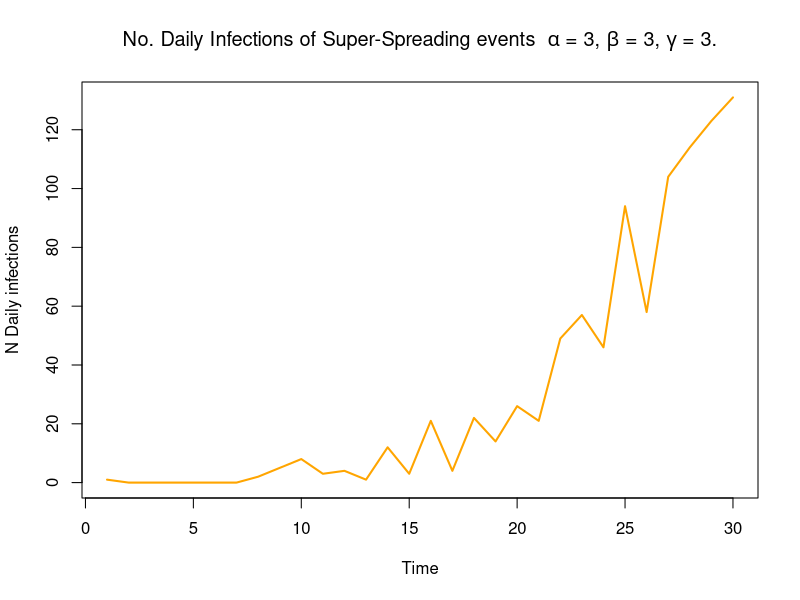
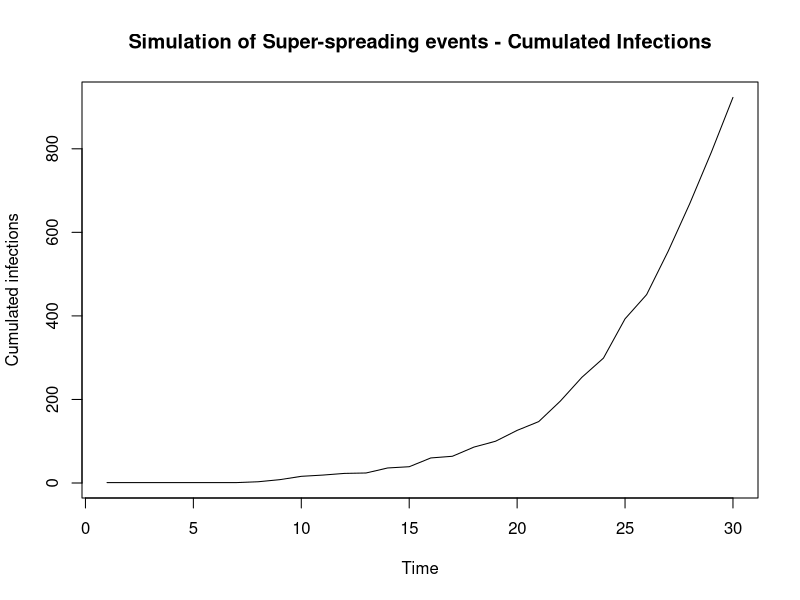

Recreate these plots in R, in order. (Note: this script raises an error after producing the figures.)
#****************************************************************************************************
# #Simulation super-spreading Plots

#Simulate Branching Process
#par(mar=c(1,1,1,1))

#Parameters
num_days = 30 #100
shape_gamma = 6
scale_gamma = 1
alphaX = 1 #Without ss event, ~r0. 

#Function
simulate_branching_ss = function(num_days, shape_gamma, scale_gamma, alphaX, betaX, gammaX) {
  'Simulate an epidemic with Superspreading events
  prop_ss = Proportion of superspreading days
  magnitude_ss = increased rate of superspreading event'
  
  #Set up
  total_infecteds = vector('numeric', num_days)
  nsse_infecteds = vector('numeric', num_days)
  sse_infecteds = vector('numeric', num_days)
  total_infecteds[1] = 1
  nsse_infecteds[1] = 1
  sse_infecteds[1] = 0
  
  #Infectiousness (Discrete gamma) - I.e 'Infectiousness Pressure' - Sum of all people
  #Explanation: Gamma is a continuous function so integrate over the density at that point in time (today - previous day)
  prob_infect = pgamma(c(1:num_days), shape = shape_gamma, scale = scale_gamma) - pgamma(c(0:(num_days-1)), shape = shape_gamma, scale = scale_gamma)
  
  #Days of Infection Spreading
  for (t in 2:num_days) {
    
    #Regular infecteds (tot_rate = lambda) fix notation
    lambda_t = sum(nsse_infecteds[1:(t-1)]*rev(prob_infect[1:(t-1)])) #?Why is it the reversed probability
    tot_rate = alphaX*lambda_t #Product of infecteds & their probablilty of infection along the gamma dist at that point in time
    nsse_infecteds[t] = rpois(1, tot_rate) #Assuming number of cases each day follows a poisson distribution. Causes jumps in data 
    
    #Super-spreaders
    n_t = rpois(1, betaX*lambda_t) #Number of super-spreading events (beta)
    
    if (n_t > 0){
      sse_infecteds[t] = rpois(1, gammaX*n_t) #z_t: Total infecteds due to super-spreading event - num of events x Num individuals
    }
    
    total_infecteds[t] = nsse_infecteds[t] + sse_infecteds[t]
  }
  
  total_infecteds
}

#Implement
alphaX = 3
betaX = 3
gammaX = 3
num_days = 30
start_time = Sys.time()
x = simulate_branching_ss(num_days, shape_gamma, scale_gamma, alphaX, betaX, gammaX)
end_time = Sys.time()
time_elap = end_time - start_time
#print(time_elap)
x

#Plots
plot.ts(x, ylab = "N Daily infections",
        main = expression(paste('No. Daily Infections of Super-Spreading events  ', alpha, ' = 3, ', beta, ' = 3, ', gamma, ' = 3.')),
        col = 'orange', lwd = 2)
cum_data <- cumsum(x)
plot.ts(cum_data, ylab = "Cumulated infections", main = 'Simulation of Super-spreading events - Cumulated Infections')


#*********************************************************************
#Plots
plot_variations = function(list_r0, list_scale_shape, num_days){
  #Plot
  par(mfrow=c(3,5))
  for (shape_scale in list_scale_shape){
    shape_gamma = shape_scale[[1]]
    scale_gamma = shape_scale[[2]]
    for (r0 in list_r0){
      num_daily = simulate_branching_ss(num_days, r0, shape_gamma, scale_gamma)
      plot.ts(num_daily,lwd = 2, ylab = "N Daily infections", col = 'purple')
    }
  }
}

#*********
#Params + Apply
num_days = 30
list_r0 = c(0.5, 1, 2, 4, 8)
#list_shape_scale = list(list(9,0.5) , list(7.5,1.0), list(6,1))
list_shape_scale = list(list(2,2), list(3,2), list(1.5, 2))
plot_variations(list_r0,  list_shape_scale, num_days)


#**********
#Inspect gamma density
seq1 = seq(0.0, 10, by = 1)
gammaX = dgamma(seq1, shape = 1.5, scale = 2)
plot(seq1, gammaX)


#******************************
#*Negative Binomial - inspect

#Model parameters - is it the same?
samp_rnbinom = rnbinom(10000, 20, 0.5)
print(c(mean(samp_rnbinom), var(samp_rnbinom)))

#Simulate - to check Neg Binomial
simulate_branching_ss_nb = function(num_days, shape_gamma, scale_gamma, alphaX, betaX, gammaX) {
  'Simulate an epidemic with Superspreading events
  prop_ss = Proportion of superspreading days
  magnitude_ss = increased rate of superspreading event'
  
  #Set up
  total_infecteds = vector('numeric', num_days)
  nsse_infecteds = vector('numeric', num_days)
  sse_infecteds = vector('numeric', num_days)
  total_infecteds[1] = 1
  nsse_infecteds[1] = 1
  sse_infecteds[1] = 0
  
  #Infectiousness (Discrete gamma) - I.e 'Infectiousness Pressure' - Sum of all people
  #Explanation: Gamma is a continuous function so integrate over the density at that point in time (today - previous day)
  prob_infect = pgamma(c(1:num_days), shape = shape_gamma, scale = scale_gamma) - pgamma(c(0:(num_days-1)), shape = shape_gamma, scale = scale_gamma)
  
  #Days of Infection Spreading
  for (t in 2:num_days) {
    print(t)
    #Regular infecteds (tot_rate = lambda) fix notation
    lambda_t = sum(nsse_infecteds[1:(t-1)]*rev(prob_infect[1:(t-1)])) #?Why is it the reversed probability
    tot_rate = alphaX*lambda_t #Product of infecteds & their probablilty of infection along the gamma dist at that point in time
    nsse_infecteds[t] = rpois(1, tot_rate) #Assuming number of cases each day follows a poisson distribution. Causes jumps in data 
    
    #Super-spreaders
    n_t = rpois(1, betaX*lambda_t) #Number of super-spreading events (beta)
    
    if (n_t > 0){
      sse_infecteds[t] = rpois(1, gammaX*n_t) #z_t: Total infecteds due to super-spreading event - num of events x Num individuals
    }
    
    total_infecteds[t] = nsse_infecteds[t] + sse_infecteds[t]
    
    #Check Negative Binomial
    
    #Theoretical values;
    print('Theoretical Mean & Variance:')
    theor_mean = gammaX*betaX*lambda_t
    theor_var = gammaX^2*betaX*lambda_t + gammaX*betaX*lambda_t
    print(c(theor_mean, theor_var))
    #Empirical values
    print('Empirical Mean & Variance:')
    n_nb = betaX*lambda_t
    p_nb = 1/(gammaX + 1)
    samp_rnbinom = rnbinom(10000, n_nb, p_nb)
    print(c(mean(samp_rnbinom), var(samp_rnbinom)))
  }
  
  total_infecteds
}

#Apply
num_days = 10
x_nb = simulate_branching_ss_nb(num_days, shape_gamma, scale_gamma, alphaX, gammaX, betaX)
x_nb

#Sampling Neg Binom
vs = c();

#Poisson of poissons
for (i in 1:10000){
  vs[i] = rpois(1, rpois(1,20))
}

print(c(mean(vs), var(vs)))

#Negative Binomial
vs2 = rnbinom(10000, 20, 0.5)
print(c(mean(vs), var(vs)))

hist(vs)
hist(vs2)
